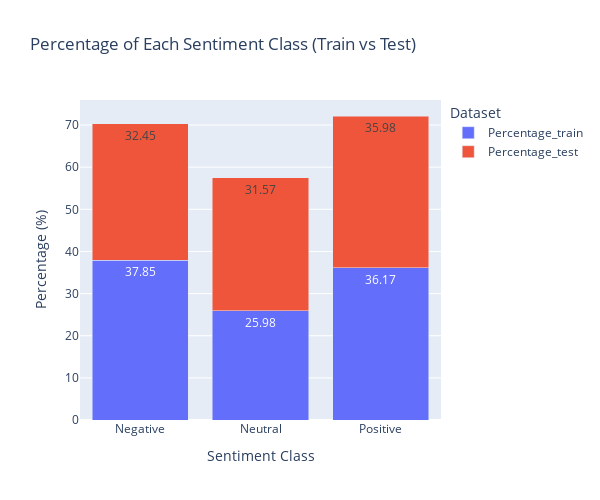

Here is the notebook cell this chart was saved with:
### Code cell
sentiment_percentage_train = df['sentiment_category'].value_counts(normalize=True) * 100
sentiment_percentage_val = df_val['sentiment_category'].value_counts(normalize=True) * 100

percentage_train_df = pd.DataFrame({'Sentiment': sentiment_percentage_train.index, 'Percentage': sentiment_percentage_train.values})
percentage_val_df = pd.DataFrame({'Sentiment': sentiment_percentage_val.index, 'Percentage': sentiment_percentage_val.values})

combined_sentiment_df = percentage_train_df.merge(percentage_val_df, on='Sentiment', how='outer', suffixes=('_train', '_test'))

# Création du graphique en barres empilées
fig = px.bar(
    combined_sentiment_df,
    x='Sentiment',
    y=['Percentage_train', 'Percentage_test'],
    title="Percentage of Each Sentiment Class (Train vs Test)",
    labels={'value': 'Percentage (%)', 'variable': 'Dataset', 'Sentiment': 'Sentiment Class'},
    barmode='stack',  # Utilisation de barres empilées
    text_auto='.2f'  # Affiche les pourcentages avec deux décimales
)

# Amélioration de l'apparence
fig.update_layout(
    width=600,
    height=500,
    legend_title_text='Dataset'  # Titre pour la légende
)

fig.show()

### Figure 1 — Plotly figure (JSON) as saved in the notebook; plotly's stock layout.template omitted (floating-point values rounded to 4 significant figures)
{"data": [{"alignmentgroup": "True", "hovertemplate": "Dataset=Percentage_train<br>Sentiment Class=%{x}<br>Percentage (%)=%{y}<extra></extra>", "legendgroup": "Percentage_train", "marker": {"color": "#636efa", "pattern": {"shape": ""}}, "name": "Percentage_train", "offsetgroup": "Percentage_train", "orientation": "v", "showlegend": true, "textposition": "auto", "texttemplate": "%{y:.2f}", "type": "bar", "x": ["Negative", "Neutral", "Positive"], "xaxis": "x", "y": [37.85, 25.98, 36.17], "yaxis": "y"}, {"alignmentgroup": "True", "hovertemplate": "Dataset=Percentage_test<br>Sentiment Class=%{x}<br>Percentage (%)=%{y}<extra></extra>", "legendgroup": "Percentage_test", "marker": {"color": "#EF553B", "pattern": {"shape": ""}}, "name": "Percentage_test", "offsetgroup": "Percentage_test", "orientation": "v", "showlegend": true, "textposition": "auto", "texttemplate": "%{y:.2f}", "type": "bar", "x": ["Negative", "Neutral", "Positive"], "xaxis": "x", "y": [32.45, 31.57, 35.98], "yaxis": "y"}], "layout": {"barmode": "stack", "height": 500, "legend": {"title": {"text": "Dataset"}, "tracegroupgap": 0}, "title": {"text": "Percentage of Each Sentiment Class (Train vs Test)"}, "width": 600, "xaxis": {"anchor": "y", "domain": [0, 1], "title": {"text": "Sentiment Class"}}, "yaxis": {"anchor": "x", "domain": [0, 1], "title": {"text": "Percentage (%)"}}}}
